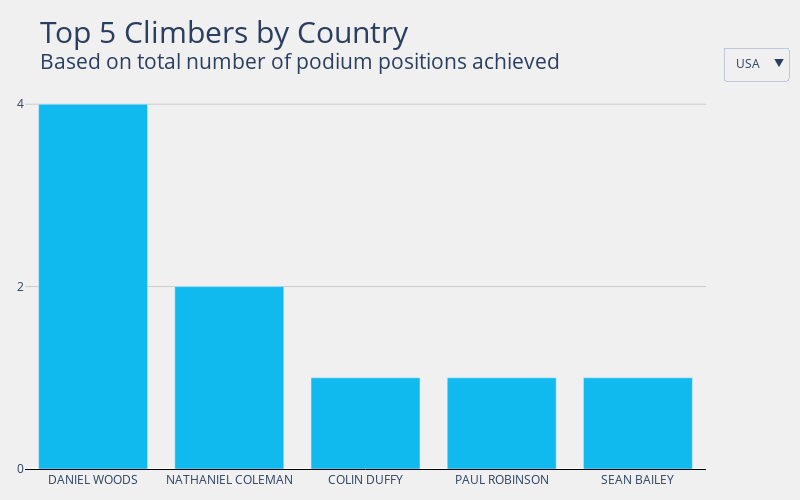

This figure's notebook cell:
### Code cell
countries = list(top_by_country['Country'].unique())

# Creates dictionary of dataframes - one for each year
top5country_dict = {}
for country in countries:
    top5country_dict[country] = top_by_country[top_by_country['Country'] == country]

title = "Top 5 Climbers by Country<br><sup>Based on total number of podium positions achieved"

fig = go.Figure()

# Adds trace for each year to our graph object
for country in countries:
    fig.add_trace(
        go.Bar(
            x = top5country_dict[country]['Name'],
            y = top5country_dict[country]['Podiums'],
            name = country,
            marker = dict(color = '#10baee'),
            visible = True if country == countries[-1] else False
        )
    )

# Creates list of buttons for each year
buttons_opts = []
for i, country in enumerate(countries):
    args = [False] * len(countries)
    args[i] = True
    
    buttons_opts.append(
        dict(
            method = 'update',
            label = country,
            args = [{
                'visible': args, #this is the key line!
                'title': country,
                'showlegend': False
            }]
        )
    )

# Styling
fig.update_layout(
    updatemenus = [go.layout.Updatemenu(
        active = len(countries)-1,
        buttons = buttons_opts,
        x = 1.12,
        xanchor = 'right',
        y = 1.1,
        yanchor = 'top'
        )],
    yaxis={ 
        'tickvals': list(range(0,40,2))
    },
    title = dict(text=title, font=dict(size=30)),
    width = 800,
    height = 500,
    plot_bgcolor = '#f0f0f0',
    paper_bgcolor = '#f0f0f0',
    yaxis_title = None,
    xaxis_title = None,
    margin=dict(l=25, r=25, t=85, b=25)
)

fig.update_xaxes(
    showline=True,
    linecolor='black',
    # gridcolor='#cbcbcb'
)

fig.update_yaxes(
    showticklabels=True,
    gridcolor='#cbcbcb'
)

### Figure 1 — Plotly figure (JSON) as saved in the notebook; plotly's stock layout.template omitted (floating-point values rounded to 4 significant figures)
{"data": [{"marker": {"color": "#10baee"}, "name": "AUT", "type": "bar", "visible": false, "x": ["KILIAN FISCHHUBER", "JAKOB SCHUBERT", "DAVID LAMA", "LUKAS ENNEMOSER"], "y": [35, 11, 4, 1]}, {"marker": {"color": "#10baee"}, "name": "CAN", "type": "bar", "visible": false, "x": ["SEAN MCCOLL"], "y": [14]}, {"marker": {"color": "#10baee"}, "name": "CZE", "type": "bar", "visible": false, "x": ["ADAM ONDRA", "MARTIN STRANIK", "TOMÁS MRÁZEK"], "y": [16, 3, 1]}, {"marker": {"color": "#10baee"}, "name": "FIN", "type": "bar", "visible": false, "x": ["NALLE HUKKATAIVAL"], "y": [1]}, {"marker": {"color": "#10baee"}, "name": "FRA", "type": "bar", "visible": false, "x": ["GUILLAUME GLAIRON MONDET", "MANUEL CORNU", "MEJDI SCHALCK", "STÉPHAN JULIEN", "ALBAN LEVIER"], "y": [9, 3, 3, 3, 2]}, {"marker": {"color": "#10baee"}, "name": "GBR", "type": "bar", "visible": false, "x": ["ANDREW EARL", "MAXIMILLIAN MILNE"], "y": [1, 1]}, {"marker": {"color": "#10baee"}, "name": "GER", "type": "bar", "visible": false, "x": ["JAN HOJER", "JONAS BAUMANN", "THOMAS TAUPORN", "YANNICK FLOHÉ"], "y": [13, 3, 2, 2]}, {"marker": {"color": "#10baee"}, "name": "ISR", "type": "bar", "visible": false, "x": ["ALEX KHAZANOV"], "y": [1]}, {"marker": {"color": "#10baee"}, "name": "ITA", "type": "bar", "visible": false, "x": ["GABRIELE MORONI", "MICHAEL PICCOLRUAZ", "CHRISTIAN CORE"], "y": [5, 1, 1]}, {"marker": {"color": "#10baee"}, "name": "JPN", "type": "bar", "visible": false, "x": ["TOMOA NARASAKI", "YOSHIYUKI OGATA", "KOKORO FUJII", "TSUKURU HORI", "REI SUGIMOTO"], "y": [24, 10, 9, 5, 5]}, {"marker": {"color": "#10baee"}, "name": "KOR", "type": "bar", "visible": false, "x": ["JONGWON CHON", "DOHYUN LEE"], "y": [11, 1]}, {"marker": {"color": "#10baee"}, "name": "NED", "type": "bar", "visible": false, "x": ["JORG VERHOEVEN"], "y": [7]}, {"marker": {"color": "#10baee"}, "name": "RUS", "type": "bar", "visible": false, "x": ["DMITRII SHARAFUTDINOV", "RUSTAM GELMANOV", "ALEKSEY RUBTSOV", "NIKOLAI IARILOVETS", "VICTOR KOZLOV"], "y": [26, 19, 14, 1, 1]}, {"marker": {"color": "#10baee"}, "name": "SLO", "type": "bar", "visible": false, "x": ["JERNEJ KRUDER", "GREGOR VEZONIK", "KLEMEN BECAN", "ANZE PEHARC"], "y": [8, 4, 2, 2]}, {"marker": {"color": "#10baee"}, "name": "SUI", "type": "bar", "visible": false, "x": ["CÉDRIC LACHAT"], "y": [3]}, {"marker": {"color": "#10baee"}, "name": "UKR", "type": "bar", "visible": false, "x": ["MYKHAYLO SHALAGIN", "STANISLAV KLESHNOV"], "y": [2, 1]}, {"marker": {"color": "#10baee"}, "name": "USA", "type": "bar", "visible": true, "x": ["DANIEL WOODS", "NATHANIEL COLEMAN", "COLIN DUFFY", "PAUL ROBINSON", "SEAN BAILEY"], "y": [4, 2, 1, 1, 1]}], "layout": {"height": 500, "margin": {"b": 25, "l": 25, "r": 25, "t": 85}, "paper_bgcolor": "#f0f0f0", "plot_bgcolor": "#f0f0f0", "title": {"font": {"size": 30}, "text": "Top 5 Climbers by Country<br><sup>Based on total number of podium positions achieved"}, "updatemenus": [{"active": 16, "buttons": [{"args": [{"showlegend": false, "title": "AUT", "visible": [true, false, false, false, false, false, false, false, false, false, false, false, false, false, false, false, false]}], "label": "AUT", "method": "update"}, {"args": [{"showlegend": false, "title": "CAN", "visible": [false, true, false, false, false, false, false, false, false, false, false, false, false, false, false, false, false]}], "label": "CAN", "method": "update"}, {"args": [{"showlegend": false, "title": "CZE", "visible": [false, false, true, false, false, false, false, false, false, false, false, false, false, false, false, false, false]}], "label": "CZE", "method": "update"}, {"args": [{"showlegend": false, "title": "FIN", "visible": [false, false, false, true, false, false, false, false, false, false, false, false, false, false, false, false, false]}], "label": "FIN", "method": "update"}, {"args": [{"showlegend": false, "title": "FRA", "visible": [false, false, false, false, true, false, false, false, false, false, false, false, false, false, false, false, false]}], "label": "FRA", "method": "update"}, {"args": [{"showlegend": false, "title": "GBR", "visible": [false, false, false, false, false, true, false, false, false, false, false, false, false, false, false, false, false]}], "label": "GBR", "method": "update"}, {"args": [{"showlegend": false, "title": "GER", "visible": [false, false, false, false, false, false, true, false, false, false, false, false, false, false, false, false, false]}], "label": "GER", "method": "update"}, {"args": [{"showlegend": false, "title": "ISR", "visible": [false, false, false, false, false, false, false, true, false, false, false, false, false, false, false, false, false]}], "label": "ISR", "method": "update"}, {"args": [{"showlegend": false, "title": "ITA", "visible": [false, false, false, false, false, false, false, false, true, false, false, false, false, false, false, false, false]}], "label": "ITA", "method": "update"}, {"args": [{"showlegend": false, "title": "JPN", "visible": [false, false, false, false, false, false, false, false, false, true, false, false, false, false, false, false, false]}], "label": "JPN", "method": "update"}, {"args": [{"showlegend": false, "title": "KOR", "visible": [false, false, false, false, false, false, false, false, false, false, true, false, false, false, false, false, false]}], "label": "KOR", "method": "update"}, {"args": [{"showlegend": false, "title": "NED", "visible": [false, false, false, false, false, false, false, false, false, false, false, true, false, false, false, false, false]}], "label": "NED", "method": "update"}, {"args": [{"showlegend": false, "title": "RUS", "visible": [false, false, false, false, false, false, false, false, false, false, false, false, true, false, false, false, false]}], "label": "RUS", "method": "update"}, {"args": [{"showlegend": false, "title": "SLO", "visible": [false, false, false, false, false, false, false, false, false, false, false, false, false, true, false, false, false]}], "label": "SLO", "method": "update"}, {"args": [{"showlegend": false, "title": "SUI", "visible": [false, false, false, false, false, false, false, false, false, false, false, false, false, false, true, false, false]}], "label": "SUI", "method": "update"}, {"args": [{"showlegend": false, "title": "UKR", "visible": [false, false, false, false, false, false, false, false, false, false, false, false, false, false, false, true, false]}], "label": "UKR", "method": "update"}, {"args": [{"showlegend": false, "title": "USA", "visible": [false, false, false, false, false, false, false, false, false, false, false, false, false, false, false, false, true]}], "label": "USA", "method": "update"}], "x": 1.12, "xanchor": "right", "y": 1.1, "yanchor": "top"}], "width": 800, "xaxis": {"autorange": true, "linecolor": "black", "range": [-0.5, 4.5], "showline": true, "title": {}, "type": "category"}, "yaxis": {"autorange": true, "gridcolor": "#cbcbcb", "range": [0, 4.211], "showticklabels": true, "tickvals": [0, 2, 4, 6, 8, 10, 12, 14, 16, 18, 20, 22, 24, 26, 28, 30, 32, 34, 36, 38], "title": {}, "type": "linear"}}}
